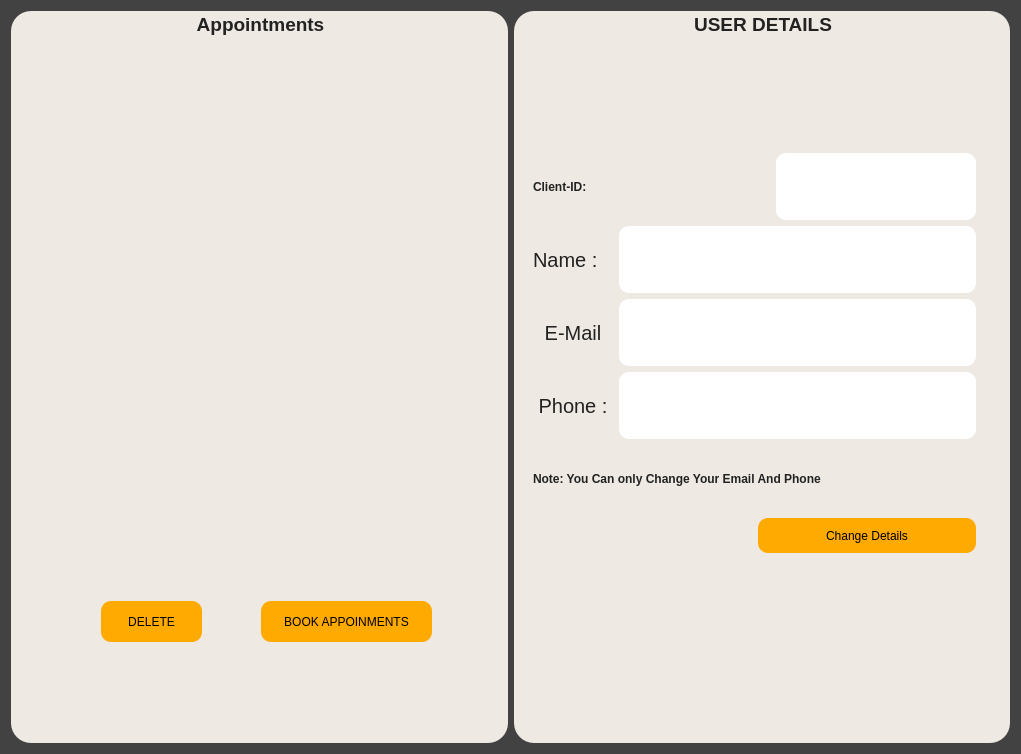
<?xml version="1.0" encoding="UTF-8"?>
<ui version="4.0">
 <class>ClientpanelDialog</class>
 <widget class="QDialog" name="ClientpanelDialog">
  <property name="geometry">
   <rect>
    <x>0</x>
    <y>0</y>
    <width>1021</width>
    <height>754</height>
   </rect>
  </property>
  <property name="windowTitle">
   <string>Dialog</string>
  </property>
  <property name="styleSheet">
   <string notr="true">background-color: rgb(66,66,66);</string>
  </property>
  <layout class="QGridLayout" name="gridLayout">
   <item row="1" column="1">
    <widget class="QGroupBox" name="groupBox_2">
     <property name="font">
      <font>
       <pointsize>14</pointsize>
       <bold>true</bold>
      </font>
     </property>
     <property name="styleSheet">
      <string notr="true">background-color: #eee9e2;
color: #222;
border-radius:20px</string>
     </property>
     <property name="title">
      <string>USER DETAILS</string>
     </property>
     <property name="alignment">
      <set>Qt::AlignCenter</set>
     </property>
     <widget class="QGroupBox" name="groupBox_4">
      <property name="geometry">
       <rect>
        <x>10</x>
        <y>60</y>
        <width>461</width>
        <height>491</height>
       </rect>
      </property>
      <property name="title">
       <string/>
      </property>
      <property name="alignment">
       <set>Qt::AlignCenter</set>
      </property>
      <layout class="QGridLayout" name="gridLayout_2">
       <item row="1" column="0" colspan="4">
        <layout class="QHBoxLayout" name="horizontalLayout_4">
         <item>
          <widget class="QLabel" name="label">
           <property name="sizePolicy">
            <sizepolicy hsizetype="Preferred" vsizetype="Minimum">
             <horstretch>0</horstretch>
             <verstretch>0</verstretch>
            </sizepolicy>
           </property>
           <property name="font">
            <font>
             <bold>true</bold>
            </font>
           </property>
           <property name="layoutDirection">
            <enum>Qt::LeftToRight</enum>
           </property>
           <property name="text">
            <string>Client-ID:</string>
           </property>
           <property name="alignment">
            <set>Qt::AlignLeading|Qt::AlignLeft|Qt::AlignVCenter</set>
           </property>
          </widget>
         </item>
         <item>
          <widget class="QLabel" name="label_Client_id">
           <property name="sizePolicy">
            <sizepolicy hsizetype="Preferred" vsizetype="Preferred">
             <horstretch>0</horstretch>
             <verstretch>0</verstretch>
            </sizepolicy>
           </property>
           <property name="maximumSize">
            <size>
             <width>200</width>
             <height>150</height>
            </size>
           </property>
           <property name="font">
            <font>
             <pointsize>15</pointsize>
             <underline>true</underline>
            </font>
           </property>
           <property name="styleSheet">
            <string notr="true">background-color: rgb(255, 255, 255);
border-radius:10px</string>
           </property>
           <property name="text">
            <string/>
           </property>
          </widget>
         </item>
        </layout>
       </item>
       <item row="4" column="0" colspan="4">
        <layout class="QHBoxLayout" name="horizontalLayout_3">
         <item>
          <widget class="QLabel" name="label_11">
           <property name="sizePolicy">
            <sizepolicy hsizetype="Preferred" vsizetype="Preferred">
             <horstretch>0</horstretch>
             <verstretch>0</verstretch>
            </sizepolicy>
           </property>
           <property name="maximumSize">
            <size>
             <width>80</width>
             <height>16777215</height>
            </size>
           </property>
           <property name="font">
            <font>
             <pointsize>15</pointsize>
            </font>
           </property>
           <property name="text">
            <string>Phone :</string>
           </property>
           <property name="alignment">
            <set>Qt::AlignCenter</set>
           </property>
          </widget>
         </item>
         <item>
          <widget class="QLineEdit" name="lineEdit_Client_phoneNo">
           <property name="sizePolicy">
            <sizepolicy hsizetype="Preferred" vsizetype="Preferred">
             <horstretch>0</horstretch>
             <verstretch>0</verstretch>
            </sizepolicy>
           </property>
           <property name="maximumSize">
            <size>
             <width>16777215</width>
             <height>150</height>
            </size>
           </property>
           <property name="font">
            <font>
             <pointsize>12</pointsize>
             <bold>true</bold>
             <underline>true</underline>
            </font>
           </property>
           <property name="styleSheet">
            <string notr="true">background-color: rgb(255, 255, 255);
border-radius:10px;
</string>
           </property>
          </widget>
         </item>
        </layout>
       </item>
       <item row="5" column="0" colspan="4">
        <widget class="QLabel" name="label_status">
         <property name="font">
          <font>
           <bold>true</bold>
          </font>
         </property>
         <property name="text">
          <string>Note: You Can only Change Your Email And Phone</string>
         </property>
        </widget>
       </item>
       <item row="6" column="2" colspan="2">
        <widget class="QPushButton" name="pushButton_changeDetails_2">
         <property name="maximumSize">
          <size>
           <width>16777215</width>
           <height>35</height>
          </size>
         </property>
         <property name="styleSheet">
          <string notr="true">background-color: rgb(255, 170, 0);
border-radius:10;
color: rgb(0, 0, 0);</string>
         </property>
         <property name="text">
          <string>Change Details</string>
         </property>
        </widget>
       </item>
       <item row="2" column="0" colspan="4">
        <layout class="QHBoxLayout" name="horizontalLayout">
         <item>
          <widget class="QLabel" name="label_6">
           <property name="sizePolicy">
            <sizepolicy hsizetype="Preferred" vsizetype="Preferred">
             <horstretch>0</horstretch>
             <verstretch>0</verstretch>
            </sizepolicy>
           </property>
           <property name="maximumSize">
            <size>
             <width>80</width>
             <height>16777215</height>
            </size>
           </property>
           <property name="font">
            <font>
             <pointsize>15</pointsize>
            </font>
           </property>
           <property name="text">
            <string>Name : </string>
           </property>
           <property name="alignment">
            <set>Qt::AlignLeading|Qt::AlignLeft|Qt::AlignVCenter</set>
           </property>
          </widget>
         </item>
         <item>
          <widget class="QLabel" name="label_Client_Name">
           <property name="sizePolicy">
            <sizepolicy hsizetype="Preferred" vsizetype="Preferred">
             <horstretch>0</horstretch>
             <verstretch>0</verstretch>
            </sizepolicy>
           </property>
           <property name="maximumSize">
            <size>
             <width>400</width>
             <height>150</height>
            </size>
           </property>
           <property name="font">
            <font>
             <pointsize>15</pointsize>
             <underline>true</underline>
            </font>
           </property>
           <property name="styleSheet">
            <string notr="true">background-color: rgb(255, 255, 255);
border-radius:10px</string>
           </property>
           <property name="text">
            <string/>
           </property>
          </widget>
         </item>
        </layout>
       </item>
       <item row="3" column="0" colspan="4">
        <layout class="QHBoxLayout" name="horizontalLayout_2">
         <item>
          <widget class="QLabel" name="label_10">
           <property name="sizePolicy">
            <sizepolicy hsizetype="Preferred" vsizetype="Preferred">
             <horstretch>0</horstretch>
             <verstretch>0</verstretch>
            </sizepolicy>
           </property>
           <property name="maximumSize">
            <size>
             <width>80</width>
             <height>16777215</height>
            </size>
           </property>
           <property name="font">
            <font>
             <pointsize>15</pointsize>
            </font>
           </property>
           <property name="text">
            <string>E-Mail</string>
           </property>
           <property name="alignment">
            <set>Qt::AlignCenter</set>
           </property>
          </widget>
         </item>
         <item>
          <widget class="QLineEdit" name="lineEdit_Client_Email">
           <property name="sizePolicy">
            <sizepolicy hsizetype="Preferred" vsizetype="Preferred">
             <horstretch>0</horstretch>
             <verstretch>0</verstretch>
            </sizepolicy>
           </property>
           <property name="maximumSize">
            <size>
             <width>4000</width>
             <height>150</height>
            </size>
           </property>
           <property name="font">
            <font>
             <pointsize>12</pointsize>
             <bold>true</bold>
             <underline>true</underline>
            </font>
           </property>
           <property name="autoFillBackground">
            <bool>false</bool>
           </property>
           <property name="styleSheet">
            <string notr="true">background-color: rgb(255, 255, 255);
border-radius:10px;
</string>
           </property>
          </widget>
         </item>
        </layout>
       </item>
       <item row="0" column="1" colspan="2">
        <widget class="QLabel" name="lbl_image">
         <property name="styleSheet">
          <string notr="true">image: url(:/Images/Images/user.png);</string>
         </property>
         <property name="text">
          <string/>
         </property>
        </widget>
       </item>
      </layout>
     </widget>
     <widget class="QPushButton" name="pushButton_logout">
      <property name="geometry">
       <rect>
        <x>400</x>
        <y>10</y>
        <width>83</width>
        <height>29</height>
       </rect>
      </property>
      <property name="styleSheet">
       <string notr="true">#pushButton_logout{
border-radius:10px;
	
	image: url(:/Images/logout.png);
}
#pushButton_logout:hover{
background-color:rgba(23,231,184,1);
}</string>
      </property>
      <property name="text">
       <string/>
      </property>
     </widget>
    </widget>
   </item>
   <item row="1" column="0">
    <widget class="QGroupBox" name="groupBox">
     <property name="font">
      <font>
       <pointsize>14</pointsize>
       <bold>true</bold>
      </font>
     </property>
     <property name="styleSheet">
      <string notr="true">background-color: #eee9e2;
color: #222;
border-radius:20px</string>
     </property>
     <property name="title">
      <string>Appointments</string>
     </property>
     <property name="alignment">
      <set>Qt::AlignCenter</set>
     </property>
     <widget class="QPushButton" name="pushButton_AppoinmentDelete">
      <property name="geometry">
       <rect>
        <x>90</x>
        <y>590</y>
        <width>101</width>
        <height>41</height>
       </rect>
      </property>
      <property name="styleSheet">
       <string notr="true">background-color: rgb(255, 170, 0);
border-radius:10;
color: rgb(0, 0, 0);</string>
      </property>
      <property name="text">
       <string>DELETE</string>
      </property>
     </widget>
     <widget class="QPushButton" name="pushButton_BookAppoinment">
      <property name="geometry">
       <rect>
        <x>250</x>
        <y>590</y>
        <width>171</width>
        <height>41</height>
       </rect>
      </property>
      <property name="styleSheet">
       <string notr="true">background-color: rgb(255, 170, 0);
border-radius:10;
color: rgb(0, 0, 0);</string>
      </property>
      <property name="text">
       <string>BOOK APPOINMENTS</string>
      </property>
     </widget>
     <widget class="QTableView" name="tableView_appoinment">
      <property name="geometry">
       <rect>
        <x>20</x>
        <y>40</y>
        <width>461</width>
        <height>521</height>
       </rect>
      </property>
      <property name="font">
       <font>
        <italic>true</italic>
        <bold>true</bold>
        <underline>true</underline>
       </font>
      </property>
      <property name="styleSheet">
       <string notr="true">
color : #222;</string>
      </property>
     </widget>
     <widget class="QPushButton" name="pushButton_refresh">
      <property name="geometry">
       <rect>
        <x>450</x>
        <y>10</y>
        <width>45</width>
        <height>31</height>
       </rect>
      </property>
      <property name="maximumSize">
       <size>
        <width>45</width>
        <height>50</height>
       </size>
      </property>
      <property name="styleSheet">
       <string notr="true">#pushButton_refresh{
border-radius:10px;
	image: url(:/Images/Images/refresh.png);
}
#pushButton_refresh:hover{
background-color:rgba(23,231,184,1);
}</string>
      </property>
      <property name="text">
       <string/>
      </property>
     </widget>
    </widget>
   </item>
  </layout>
 </widget>
 <resources/>
 <connections/>
</ui>
